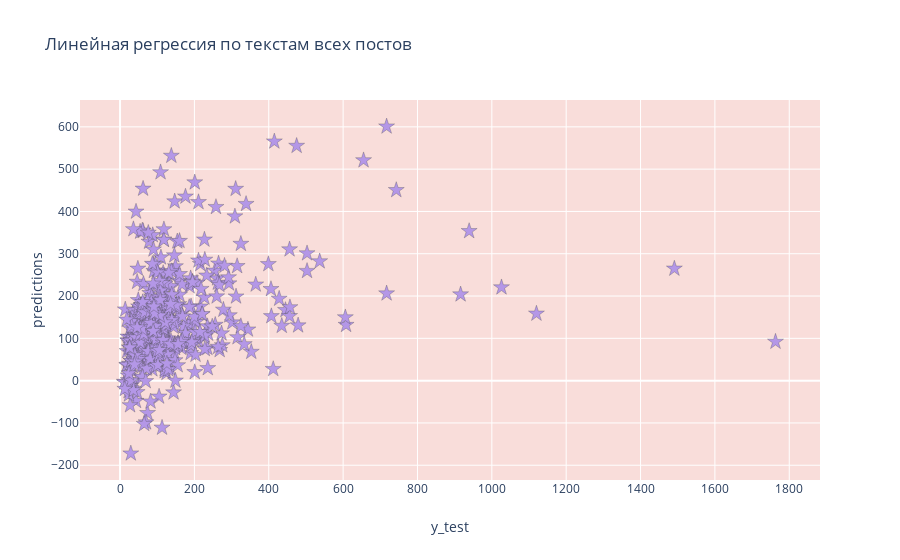

Notebook code for this chart:
### Markdown cell above
На таблице видим несколько выбросов, но в целом выборка ведет себя весьма однородно.

### Code cell
data = [go.Scatter(
        x = y3_test, 
        y = predictions3,
        mode = 'markers',
        marker = {
                'size': 12,
                'color': 'rgb(180,151,231)',
                'symbol': 'star',
                'line': {
                    'width': 0.3
                }
                
        }
    )]

layout = go.Layout(
        title = 'Линейная регрессия по текстам всех постов',
        xaxis = dict(title = 'y_test'),
        yaxis = dict(title = 'predictions'),
        plot_bgcolor='rgb(249,221,218)'
        
)

fig = go.Figure(data = data, layout = layout) #объединяет дату и лэйаут 
###  дата будет списком. квадратные скобки, то что может быть несколько графиков
pyo.iplot(fig, filename= 'scatter1.html') ###добавляем букву i, чтобы график отображался в тетрадке

### Figure 1 — Plotly figure (JSON) as saved in the notebook; plotly's stock layout.template omitted (floating-point values rounded to 4 significant figures; data arrays with more than 128 entries replaced by an {"elided": "..."} marker saying what was removed)
{"data": [{"marker": {"color": "rgb(180,151,231)", "line": {"width": 0.3}, "size": 12, "symbol": "star"}, "mode": "markers", "type": "scatter", "x": {"elided": "459 int values"}, "y": {"elided": "459 float values"}}], "layout": {"plot_bgcolor": "rgb(249,221,218)", "title": {"text": "Линейная регрессия по текстам всех постов"}, "xaxis": {"title": {"text": "y_test"}}, "yaxis": {"title": {"text": "predictions"}}}}
